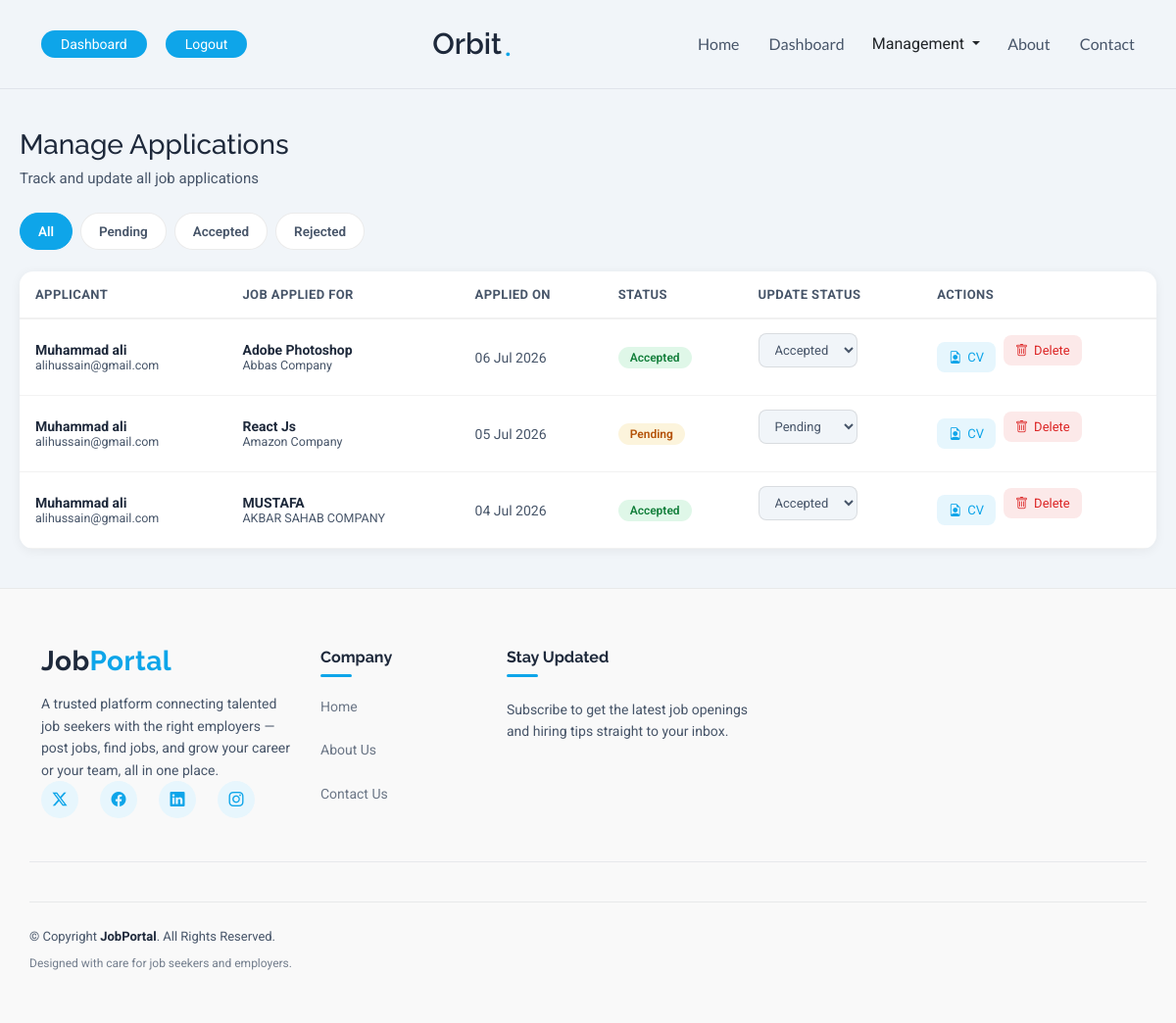
Page /admin/manage-applications.php (signed in) on the committed database.
### tables this page shows
CREATE TABLE `applications` (
  `id` int(11) NOT NULL,
  `job_id` int(11) NOT NULL,
  `applicant_id` int(11) NOT NULL,
  `applied_at` timestamp NOT NULL DEFAULT current_timestamp(),
  `status` varchar(50) DEFAULT 'pending',
  `visibility` int(11) DEFAULT 1
);

CREATE TABLE `users` (
  `id` int(11) NOT NULL,
  `fullname` varchar(100) DEFAULT NULL,
  `profile_image` varchar(255) DEFAULT 'user.png',
  `email` varchar(100) DEFAULT NULL,
  `password` varchar(255) DEFAULT NULL,
  `role` varchar(55) NOT NULL,
  `bio` text DEFAULT NULL,
  `skills` text DEFAULT NULL,
  `experience` varchar(100) DEFAULT NULL,
  `cv_file` varchar(255) DEFAULT NULL,
  `created_at` timestamp NOT NULL DEFAULT current_timestamp() ON UPDATE current_timestamp(),
  `company_name` varchar(150) DEFAULT NULL,
  `company_logo` varchar(255) DEFAULT NULL,
  `company_website` varchar(255) DEFAULT NULL,
  `company_email` varchar(150) DEFAULT NULL,
  `company_phone` varchar(30) DEFAULT NULL,
  `industry` varchar(100) DEFAULT NULL,
  `company_size` varchar(50) DEFAULT NULL,
  `founded_year` year(4) DEFAULT NULL,
  `city` varchar(100) DEFAULT NULL,
  `address` text DEFAULT NULL,
  `about_company` text DEFAULT NULL,
  `linkedin` varchar(255) DEFAULT NULL
);

CREATE TABLE `jobs` (
  `id` int(11) NOT NULL,
  `user_id` int(11) DEFAULT NULL,
  `title` varchar(255) DEFAULT NULL,
  `company` varchar(255) DEFAULT NULL,
  `location` varchar(255) DEFAULT NULL,
  `salary` varchar(100) DEFAULT NULL,
  `description` text DEFAULT NULL,
  `created_at` timestamp NOT NULL DEFAULT current_timestamp(),
  `category_id` int(11) DEFAULT NULL,
  `status` varchar(20) DEFAULT 'open'
);

### admin/manage-applications.php (the view, shortened to what this page needs)
<?php session_start();
include("../includes/config.php");
$statusFilter = "all";
$applicationsquery = "SELECT applications.*, jobs.title AS job_title, jobs.company AS job_company, users.fullname AS applicant_name, users.email AS applicant_email, users.cv_file FROM applications LEFT JOIN jobs ON applications.job_id = jobs.id LEFT JOIN users ON applications.applicant_id = users.id";
$applicationsquery .= " ORDER BY applications.applied_at DESC";
$applications = mysqli_query($conn, $applicationsquery);
?>
<?php include "../includes/header.php" ?>
<section class="admin-applications">
    <h1>Manage Applications</h1>
    <p class="subtitle"> Track and update all job applications </p> <div class="status-tabs"> <a href="?status=all" class="<?php if ($statusFilter == 'all') {
                                                                                                                                                                                                                                echo 'active';
                                                                                                                                                                                                                            } ?>"> All </a> <a href="?status=pending" class="<?php if ($statusFilter == 'pending') {
                                                                                                                                                                                                                                                                                    echo 'active';
                                                                                                                                                                                                                                                                                } ?>"> Pending </a> <a href="?status=accepted" class="<?php if ($statusFilter == 'accepted') {
                                                                                                                                                                                                                                                                                                                                                                                        echo 'active';
                                                                                                                                                                                                                                                                                                                                                                                    } ?>"> Accepted </a> <a href="?status=rejected" class="<?php if ($statusFilter == 'rejected') {
                                                                                                                                                                                                                                                                                                                                                                                                                                                                                                    echo 'active';
                                                                                                                                                                                                                                                                                                                                                                                                                                                                                                } ?>"> Rejected </a> </div>
    <div class="applications-table-wrap">
        <table class="applications-table">
            <thead>
                <tr>
                    <th>Applicant</th>
                    <th>Job Applied For</th>
                    <th>Applied On</th>
                    <th>Status</th>
                    <th>Update Status</th>
                    <th>Actions</th>
                </tr>
            </thead>
            <tbody> <?php if (mysqli_num_rows($applications) > 0) {
                        while ($app = mysqli_fetch_assoc($applications)) { ?> <tr>
                            <td> <strong> <?php echo $app['applicant_name']; ?> </strong> <span class="sub"> <?php echo $app['applicant_email']; ?> </span> </td>
                            <td> <strong> <?php echo $app['job_title']; ?> </strong> <span class="sub"> <?php echo $app['job_company']; ?> </span> </td>
                            <td> <?php echo date("d M Y", strtotime($app['applied_at'])); ?> </td>
                            <td> <span class="status-badge <?php echo $app['status']; ?>"> <?php echo $app['status']; ?> </span> </td>
                            <td>
                                <form method="POST" style="display:flex; gap:8px;"> <input type="hidden" name="application_id" value="<?php echo $app['id']; ?>"> <select name="status" class="status-select" onchange="this.form.submit()">
                                        <option value="pending" <?php if ($app['status'] == 'pending') {
                                                                    echo 'selected';
                                                                } ?>> Pending </option>
                                        <option value="accepted" <?php if ($app['status'] == 'accepted') {
                                                                        echo 'selected';
                                                                    } ?>> Accepted </option>
                                    </select> <input type="hidden" name="update_status" value="1"> </form>
                            </td>
                            <td>
                                <div class="action-btns"> <?php if ($app['cv_file'] != "") { ?> <a class="btn-icon btn-view" href="../uploads/cv/<?php echo $app['cv_file']; ?>" target="_blank"> <i class="bi bi-file-earmark-person"></i> CV </a> <?php } ?> <form method="POST" onsubmit="return confirm('Do you want to delete this application?')"> <input type="hidden" name="delete_application_id" value="<?php echo $app['id']; ?>"> <button type="submit" class="btn-icon btn-delete"> <i class="bi bi-trash"></i> Delete </button> </form>
                                </div>
                            </td>
                        </tr> <?php }
                        } else { ?> <tr>
                        <td colspan="6" class="no-data"> No applications found </td>
                    </tr> <?php } ?> </tbody>
        </table>
    </div>
</section>
<?php include "../includes/footer.php" ?>

### admin/manage-applications.php (style rules this page uses)
.admin-applications { background-color: var(--background-color); padding: 40px 20px; font-family: var(--default-font); color: var(--default-color); }
.admin-applications h1 { font-family: var(--heading-font); color: var(--heading-color); font-size: 28px; margin-bottom: 6px; }
.admin-applications .subtitle { margin-bottom: 24px; font-size: 15px; }
.status-tabs { display: flex; gap: 8px; flex-wrap: wrap; margin-bottom: 22px; }
.status-tabs a { padding: 8px 18px; border-radius: 30px; font-size: 13.5px; font-weight: 600; text-decoration: none; background: var(--surface-color); color: var(--default-color); border: 1px solid rgba(0, 0, 0, 0.08); transition: all 0.2s ease; }
.status-tabs a.active, .status-tabs a:hover { background: var(--accent-color); color: var(--contrast-color); border-color: var(--accent-color); }
.applications-table-wrap { background: var(--surface-color); border-radius: 14px; box-shadow: 0 2px 12px rgba(0, 0, 0, 0.06); overflow-x: auto; }
.applications-table { width: 100%; border-collapse: collapse; min-width: 900px; }
.applications-table th { text-align: left; font-size: 13px; text-transform: uppercase; letter-spacing: 0.03em; color: var(--default-color); padding: 16px; border-bottom: 2px solid rgba(0, 0, 0, 0.06); white-space: nowrap; }
.applications-table td { padding: 14px 16px; font-size: 14px; border-bottom: 1px solid rgba(0, 0, 0, 0.05); vertical-align: middle; }
.applications-table strong { color: var(--heading-color); display: block; }
.applications-table span.sub { font-size: 12.5px; color: var(--default-color); }
.status-select { padding: 8px 12px; border-radius: 8px; border: 1px solid rgba(0, 0, 0, 0.10); font-size: 13px; outline: none; background: var(--background-color); color: var(--default-color); cursor: pointer; }
.status-badge { display: inline-block; padding: 4px 12px; border-radius: 20px; font-size: 12px; font-weight: 600; text-transform: capitalize; }
.status-badge.pending { background: rgba(234, 179, 8, 0.14); color: #b45309; }
.status-badge.accepted { background: rgba(34, 197, 94, 0.14); color: #15803d; }
.action-btns { display: flex; gap: 8px; align-items: center; }
.btn-icon { border: none; padding: 8px 12px; border-radius: 8px; font-size: 13px; cursor: pointer; text-decoration: none; display: inline-flex; align-items: center; gap: 6px; }
.btn-view { background: rgba(14, 165, 233, 0.10); color: var(--accent-color); }
.btn-delete { background: rgba(220, 38, 38, 0.10); color: #dc2626; }

### rows in the picture
applications: users.fullname "Muhammad ali", users.email "alihussain@gmail.com", job.title "Adobe Photoshop", job.company "Abbas Company", applied_at "06 Jul 2026", status "Accepted"
applications: users.fullname "Muhammad ali", users.email "alihussain@gmail.com", job.title "React Js", job.company "Amazon Company", applied_at "05 Jul 2026", status "Pending"
applications: users.fullname "Muhammad ali", users.email "alihussain@gmail.com", job.title "MUSTAFA", job.company "AKBAR SAHAB COMPANY", applied_at "04 Jul 2026", status "Accepted"
